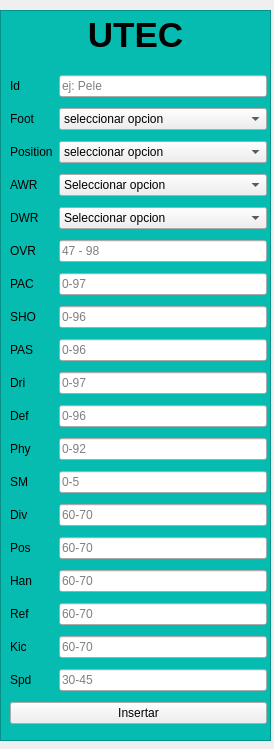
<?xml version="1.0" encoding="UTF-8"?>
<ui version="4.0">
 <class>insert_fifa</class>
 <widget class="QWidget" name="insert_fifa">
  <property name="geometry">
   <rect>
    <x>0</x>
    <y>0</y>
    <width>274</width>
    <height>749</height>
   </rect>
  </property>
  <property name="windowTitle">
   <string>Form</string>
  </property>
  <widget class="QTextBrowser" name="titulo">
   <property name="geometry">
    <rect>
     <x>0</x>
     <y>10</y>
     <width>271</width>
     <height>731</height>
    </rect>
   </property>
   <property name="styleSheet">
    <string notr="true">background: rgba(6,187,176,1)</string>
   </property>
   <property name="html">
    <string>&lt;!DOCTYPE HTML PUBLIC &quot;-//W3C//DTD HTML 4.0//EN&quot; &quot;http://www.w3.org/TR/REC-html40/strict.dtd&quot;&gt;
&lt;html&gt;&lt;head&gt;&lt;meta name=&quot;qrichtext&quot; content=&quot;1&quot; /&gt;&lt;style type=&quot;text/css&quot;&gt;
p, li { white-space: pre-wrap; }
&lt;/style&gt;&lt;/head&gt;&lt;body style=&quot; font-family:'Ubuntu'; font-size:10pt; font-weight:400; font-style:normal;&quot;&gt;
&lt;p align=&quot;center&quot; style=&quot; margin-top:0px; margin-bottom:0px; margin-left:0px; margin-right:0px; -qt-block-indent:0; text-indent:0px;&quot;&gt;&lt;span style=&quot; font-size:26pt; font-weight:600;&quot;&gt;UTEC&lt;/span&gt;&lt;/p&gt;&lt;/body&gt;&lt;/html&gt;</string>
   </property>
  </widget>
  <widget class="QWidget" name="layoutWidget">
   <property name="geometry">
    <rect>
     <x>10</x>
     <y>70</y>
     <width>257</width>
     <height>660</height>
    </rect>
   </property>
   <layout class="QGridLayout" name="gridLayout">
    <item row="8" column="0">
     <widget class="QLabel" name="PAS">
      <property name="text">
       <string>PAS</string>
      </property>
     </widget>
    </item>
    <item row="11" column="0">
     <widget class="QLabel" name="PHY">
      <property name="text">
       <string>Phy</string>
      </property>
     </widget>
    </item>
    <item row="3" column="1">
     <widget class="QComboBox" name="inp_awr">
      <item>
       <property name="text">
        <string>Seleccionar opcion</string>
       </property>
      </item>
      <item>
       <property name="text">
        <string>High</string>
       </property>
      </item>
      <item>
       <property name="text">
        <string>Medium</string>
       </property>
      </item>
      <item>
       <property name="text">
        <string>Low</string>
       </property>
      </item>
      <item>
       <property name="text">
        <string>NA</string>
       </property>
      </item>
     </widget>
    </item>
    <item row="5" column="0">
     <widget class="QLabel" name="OVR">
      <property name="text">
       <string>OVR</string>
      </property>
     </widget>
    </item>
    <item row="6" column="1">
     <widget class="QLineEdit" name="inp_pac">
      <property name="placeholderText">
       <string>0-97</string>
      </property>
     </widget>
    </item>
    <item row="18" column="0">
     <widget class="QLabel" name="SPD">
      <property name="text">
       <string>Spd</string>
      </property>
     </widget>
    </item>
    <item row="17" column="0">
     <widget class="QLabel" name="KIC">
      <property name="text">
       <string>Kic</string>
      </property>
     </widget>
    </item>
    <item row="5" column="1">
     <widget class="QLineEdit" name="inp_ovr">
      <property name="placeholderText">
       <string>47 - 98</string>
      </property>
     </widget>
    </item>
    <item row="1" column="0">
     <widget class="QLabel" name="Foot">
      <property name="text">
       <string>Foot</string>
      </property>
     </widget>
    </item>
    <item row="1" column="1">
     <widget class="QComboBox" name="inp_foot">
      <item>
       <property name="text">
        <string>seleccionar opcion</string>
       </property>
      </item>
      <item>
       <property name="text">
        <string>R</string>
       </property>
      </item>
      <item>
       <property name="text">
        <string>L</string>
       </property>
      </item>
     </widget>
    </item>
    <item row="2" column="1">
     <widget class="QComboBox" name="inp_position">
      <item>
       <property name="text">
        <string>seleccionar opcion</string>
       </property>
      </item>
      <item>
       <property name="text">
        <string>ST</string>
       </property>
      </item>
      <item>
       <property name="text">
        <string>CF</string>
       </property>
      </item>
      <item>
       <property name="text">
        <string>RW</string>
       </property>
      </item>
      <item>
       <property name="text">
        <string>CAM</string>
       </property>
      </item>
      <item>
       <property name="text">
        <string>LW</string>
       </property>
      </item>
      <item>
       <property name="text">
        <string>CM</string>
       </property>
      </item>
      <item>
       <property name="text">
        <string>LM</string>
       </property>
      </item>
      <item>
       <property name="text">
        <string>RM</string>
       </property>
      </item>
      <item>
       <property name="text">
        <string>CDM</string>
       </property>
      </item>
      <item>
       <property name="text">
        <string>RWB</string>
       </property>
      </item>
      <item>
       <property name="text">
        <string>LWB</string>
       </property>
      </item>
      <item>
       <property name="text">
        <string>CB</string>
       </property>
      </item>
      <item>
       <property name="text">
        <string>LB</string>
       </property>
      </item>
      <item>
       <property name="text">
        <string>RB</string>
       </property>
      </item>
      <item>
       <property name="text">
        <string>GK</string>
       </property>
      </item>
     </widget>
    </item>
    <item row="9" column="1">
     <widget class="QLineEdit" name="inp_dri">
      <property name="placeholderText">
       <string>0-97</string>
      </property>
     </widget>
    </item>
    <item row="7" column="1">
     <widget class="QLineEdit" name="inp_sho">
      <property name="placeholderText">
       <string>0-96</string>
      </property>
     </widget>
    </item>
    <item row="6" column="0">
     <widget class="QLabel" name="PAC">
      <property name="text">
       <string>PAC</string>
      </property>
     </widget>
    </item>
    <item row="10" column="1">
     <widget class="QLineEdit" name="inp_def">
      <property name="placeholderText">
       <string>0-96</string>
      </property>
     </widget>
    </item>
    <item row="12" column="0">
     <widget class="QLabel" name="SM">
      <property name="text">
       <string>SM</string>
      </property>
     </widget>
    </item>
    <item row="4" column="0">
     <widget class="QLabel" name="DWR">
      <property name="text">
       <string>DWR</string>
      </property>
     </widget>
    </item>
    <item row="7" column="0">
     <widget class="QLabel" name="SHO">
      <property name="text">
       <string>SHO</string>
      </property>
     </widget>
    </item>
    <item row="0" column="1">
     <widget class="QLineEdit" name="inp_id">
      <property name="placeholderText">
       <string>ej: Pele</string>
      </property>
     </widget>
    </item>
    <item row="8" column="1">
     <widget class="QLineEdit" name="inp_pas">
      <property name="placeholderText">
       <string>0-96</string>
      </property>
     </widget>
    </item>
    <item row="9" column="0">
     <widget class="QLabel" name="DRI">
      <property name="text">
       <string>Dri</string>
      </property>
     </widget>
    </item>
    <item row="3" column="0">
     <widget class="QLabel" name="AWR">
      <property name="text">
       <string>AWR</string>
      </property>
     </widget>
    </item>
    <item row="13" column="0">
     <widget class="QLabel" name="DIV">
      <property name="text">
       <string>Div</string>
      </property>
     </widget>
    </item>
    <item row="0" column="0">
     <widget class="QLabel" name="Id">
      <property name="text">
       <string>Id</string>
      </property>
     </widget>
    </item>
    <item row="15" column="0">
     <widget class="QLabel" name="HAN">
      <property name="text">
       <string>Han</string>
      </property>
     </widget>
    </item>
    <item row="19" column="0" colspan="2">
     <widget class="QPushButton" name="btn_insertar">
      <property name="text">
       <string>Insertar</string>
      </property>
     </widget>
    </item>
    <item row="4" column="1">
     <widget class="QComboBox" name="inp_dwr">
      <item>
       <property name="text">
        <string>Seleccionar opcion</string>
       </property>
      </item>
      <item>
       <property name="text">
        <string>High</string>
       </property>
      </item>
      <item>
       <property name="text">
        <string>Medium</string>
       </property>
      </item>
      <item>
       <property name="text">
        <string>Low</string>
       </property>
      </item>
      <item>
       <property name="text">
        <string>NA</string>
       </property>
      </item>
     </widget>
    </item>
    <item row="16" column="0">
     <widget class="QLabel" name="REF">
      <property name="text">
       <string>Ref</string>
      </property>
     </widget>
    </item>
    <item row="2" column="0">
     <widget class="QLabel" name="Position">
      <property name="text">
       <string>Position</string>
      </property>
     </widget>
    </item>
    <item row="14" column="0">
     <widget class="QLabel" name="POS">
      <property name="text">
       <string>Pos</string>
      </property>
     </widget>
    </item>
    <item row="10" column="0">
     <widget class="QLabel" name="DEF">
      <property name="text">
       <string>Def</string>
      </property>
     </widget>
    </item>
    <item row="11" column="1">
     <widget class="QLineEdit" name="inp_phy">
      <property name="placeholderText">
       <string>0-92</string>
      </property>
     </widget>
    </item>
    <item row="12" column="1">
     <widget class="QLineEdit" name="inp_dri_4">
      <property name="placeholderText">
       <string>0-5</string>
      </property>
     </widget>
    </item>
    <item row="13" column="1">
     <widget class="QLineEdit" name="inp_dri_5">
      <property name="placeholderText">
       <string>60-70</string>
      </property>
     </widget>
    </item>
    <item row="14" column="1">
     <widget class="QLineEdit" name="inp_pos">
      <property name="placeholderText">
       <string>60-70</string>
      </property>
     </widget>
    </item>
    <item row="15" column="1">
     <widget class="QLineEdit" name="inp_han">
      <property name="placeholderText">
       <string>60-70</string>
      </property>
     </widget>
    </item>
    <item row="16" column="1">
     <widget class="QLineEdit" name="inp_ref">
      <property name="placeholderText">
       <string>60-70</string>
      </property>
     </widget>
    </item>
    <item row="17" column="1">
     <widget class="QLineEdit" name="inp_kic">
      <property name="placeholderText">
       <string>60-70</string>
      </property>
     </widget>
    </item>
    <item row="18" column="1">
     <widget class="QLineEdit" name="inp_spd">
      <property name="placeholderText">
       <string>30-45</string>
      </property>
     </widget>
    </item>
   </layout>
  </widget>
 </widget>
 <resources/>
 <connections/>
</ui>
